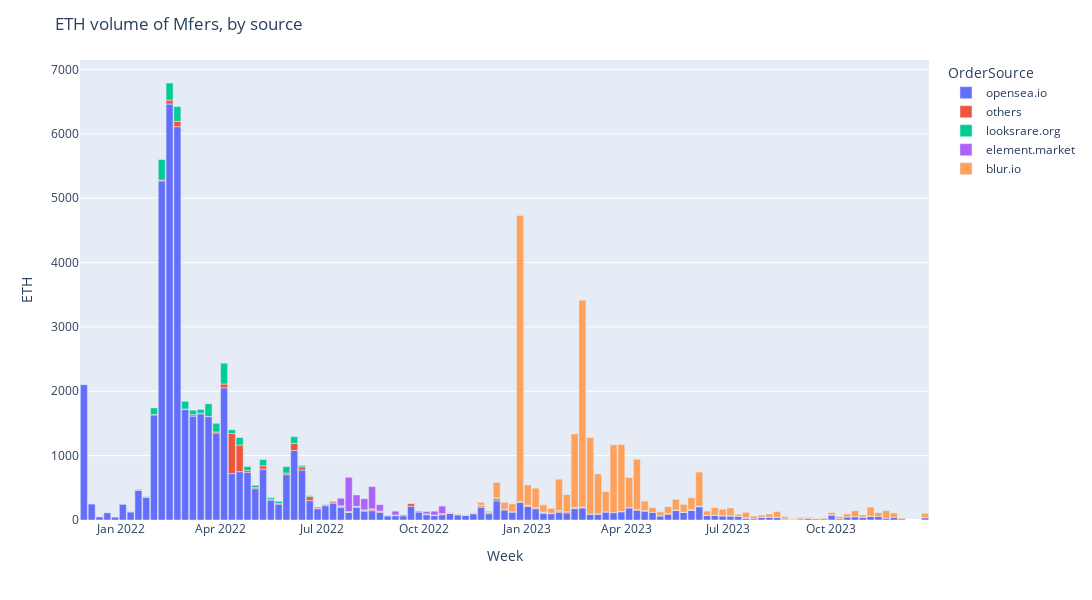

This figure's notebook cell:
### Code cell
fig = px.bar(hischart, x='week_yr', y='price.amount.decimal',
             color='OrderSource', height=400)
fig.update_layout(title='ETH volume of Mfers, by source',
                   width =1200, height = 600, bargap= 0.1,
                   xaxis_title='Week',
                   yaxis_title='ETH')
fig.show()
